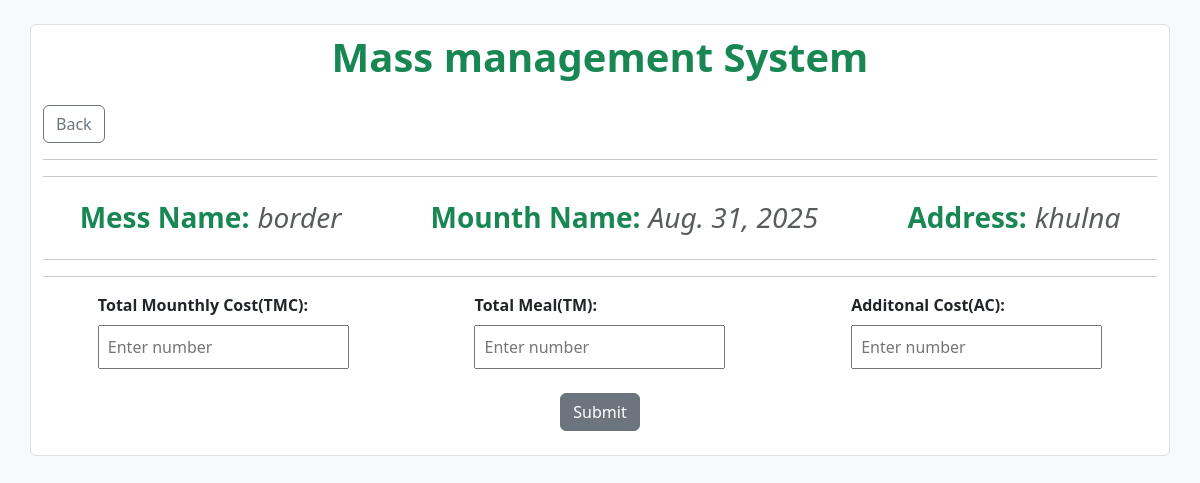
Screenshot of /create_details with the database file from the repository.
### mmssapp/models.py (models this page shows, shortened)
class mess_details(models.Model):
  messName = models.CharField(max_length=100)
  managerName = models.OneToOneField(Mess_Manager, on_delete=models.CASCADE, related_name='mess')
  date = models.DateField(max_length=20)
  address = models.CharField(max_length=100)

### mmssapp/views.py (the view)
# urls.py: path('create_details', views.Create_Details, name='create_details'),
def Create_Details(request):
      if request.method  == "POST":
        latest_manager = Mess_Manager.objects.latest('id')
        latest_mess = mess_details.objects.latest('id')
        tmc = request.POST['tmc']
        totalMeal = request.POST['totalMeal']
        aditonalCost = request.POST['aditonalCost']
        tmc2 = int(tmc)
        totalMeal2 = float(totalMeal)
        meal_charge = float(tmc2/totalMeal2)
        cost = calculate_cost(totalMounthlyCost=tmc, totalMeal=totalMeal, aditonalCost=aditonalCost, mealCharge=meal_charge, manager_id=latest_manager.id , mess_id= latest_mess.id)
        cost.save()
        return redirect('create_boder/')
      else:
        mess = mess_details.objects.latest('id')
        return render(request, 'Create_Details.html',{'mess':mess})

### mmssapp/templates/Create_Details.html (shortened to what this page needs)
{% load static %}
<!DOCTYPE html>
<html lang="en">
<head>
  <link rel="stylesheet" href="{% static 'css/bootstrap.min.css' %}">
</head>
<body class=" bg-light">
  <div class=" container bg-white border border-1 rounded mt-4">
    <div>
      <h1 class=" text-center mt-2 mb-md-4 text-success fw-bold">Mass management System</h1>
      <a class=" btn btn-outline-secondary" href="{% url 'document_page' %}">Back</a>
    </div>
    <hr>
    <hr>
    <div class=" d-md-flex gap-md-3 justify-content-around mt-4">
      <div class=" d-flex ">
        <h3 class="fw-semibold text-success me-2">Mess Name:</h3>
        <h3 class=" text-muted fst-italic">{{mess.messName}}</h3>
      </div>
      <div class=" d-flex text-center">
        <h3 class="fw-semibold text-success me-2">Mounth Name:</h3>
        <h3 class=" text-muted fst-italic">{{mess.date}}</h3>
      </div>
      <div class=" d-flex">
        <h3 class="fw-semibold text-success me-2">Address:</h3>
        <h3 class=" text-muted fst-italic">{{mess.address}}</h3>
      </div>
    </div>
    <hr>
    <hr>
      <form method="post">
        <div class=" d-md-flex gap-md-3 justify-content-around">
        <div class="d-grid justify-content-center mb-3 mb-md-0">
          <strong class=" mb-2">Total Mounthly Cost(TMC): </strong>
          <input class=" p-2" type="number" min="0" name="tmc"  placeholder="Enter number" required >
        </div>
        <div class="d-grid justify-content-center mb-3 mb-md-0">
          <strong class=" mb-2" >Total Meal(TM): </strong>
          <input class=" p-2" step="any" type="number" name="totalMeal" placeholder="Enter number" required>
        </div>
        <div class="d-grid justify-content-center mb-3 mb-md-0">
          <strong class=" mb-2" >Additonal Cost(AC): </strong>
          <input class=" p-2" type="number" name="aditonalCost"  placeholder="Enter number">
        </div>
      </div>
      <div class=" d-flex justify-content-center mt-4 mb-4">
        <button class=" btn btn-secondary " type="submit">Submit</button>
      </div>
      </form>
  </div>
</body>
</html>

### rows the page displays
mess_details: messName "border", date "Aug. 31, 2025", address "khulna"
